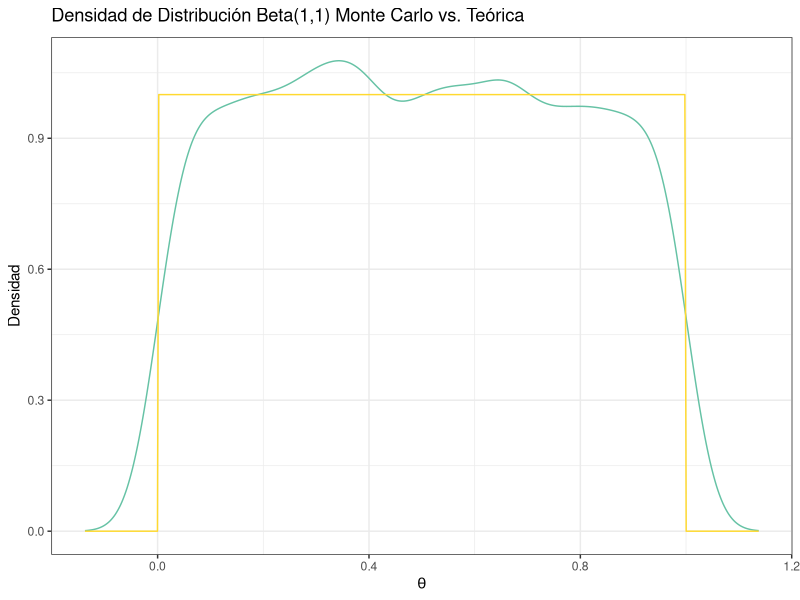
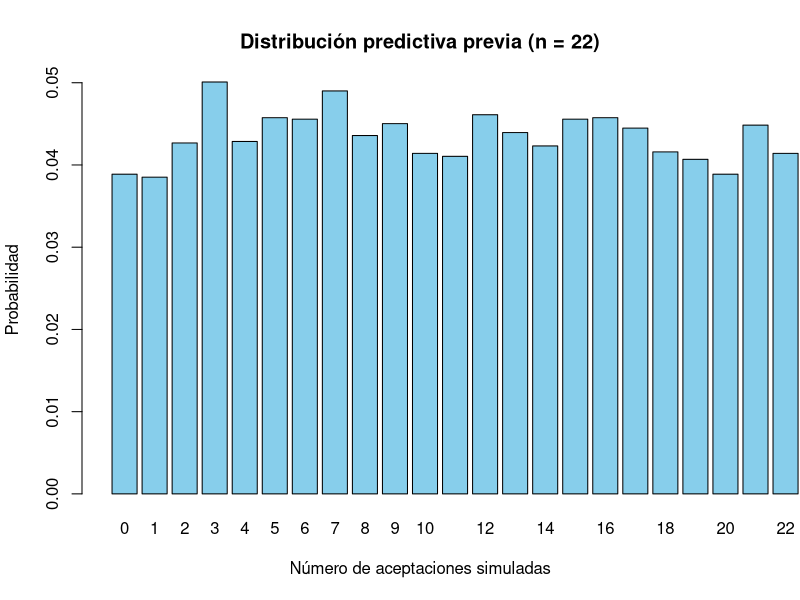
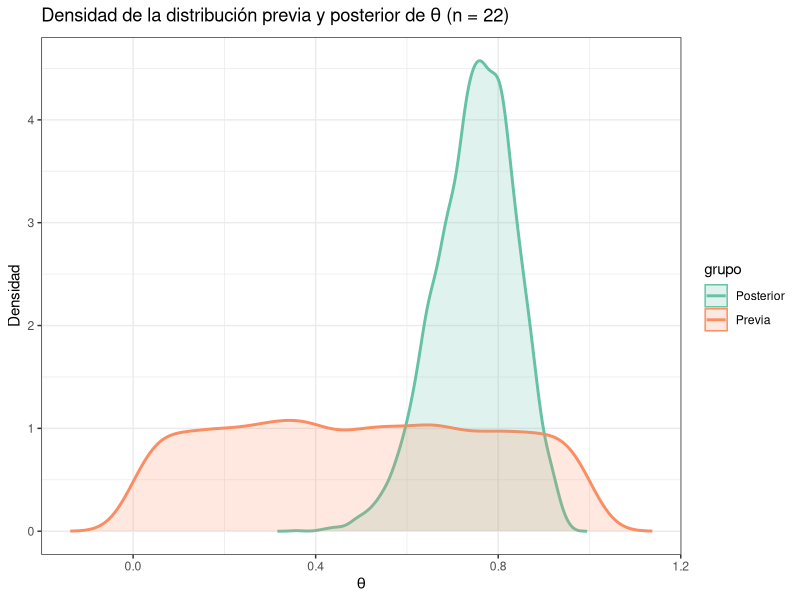
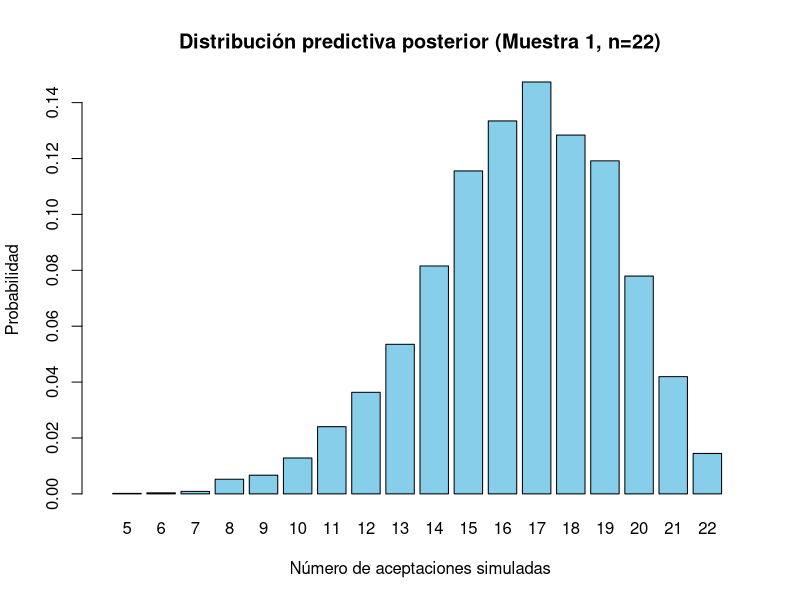
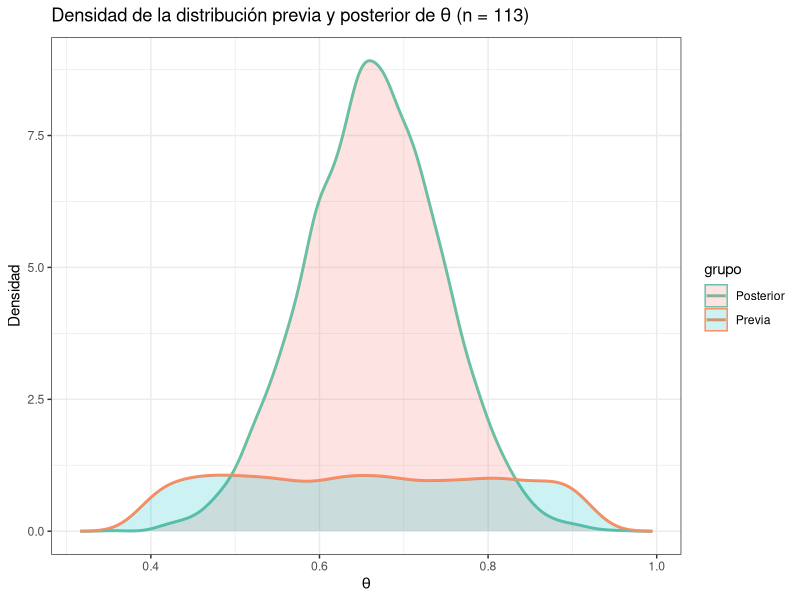
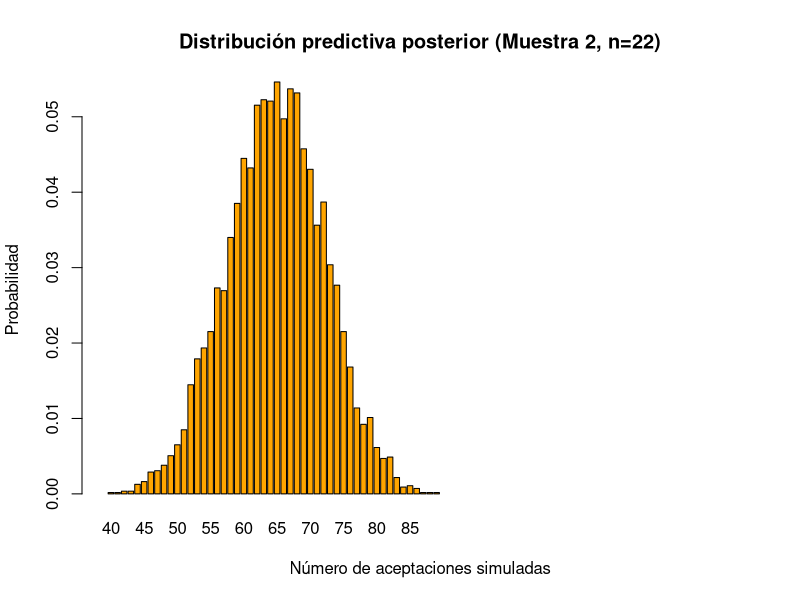
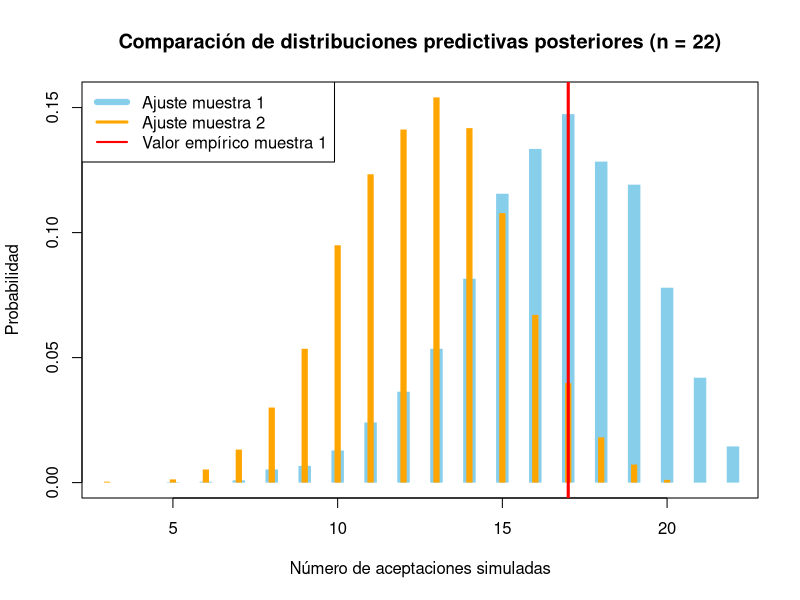
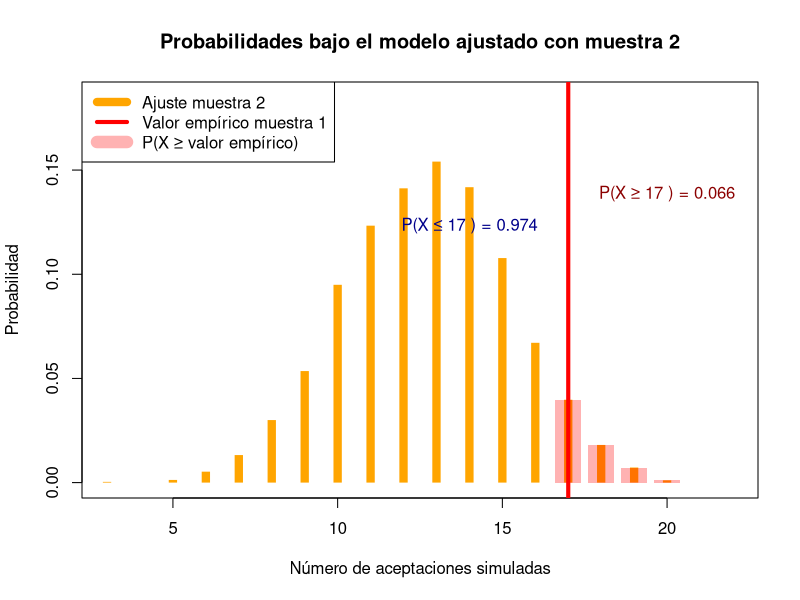

The R source for these figures, in order:
## ---- chunk 1
#| message: false

# Paquetes:
library(tidyverse)
library(RColorBrewer)
library(scales)


# Configuración de la salida gráfica:

PALETA <- brewer.pal(8, "Set2") # Colores por defecto
color_defecto <- PALETA[1]      # Color por defecto
options(ggplot2.discrete.colour = PALETA)

theme_set(theme_bw()) # Tema "neutro" para la representación gráfica

# Redondea los números reales "inline":
options(digits = 3L)                
options(knitr.digits.signif = FALSE)

# Inicializa la semilla aleatoria:
set.seed(20250327)
## ---- chunk 2
aceptacion_muestra_1 <- tibble(
  id_participante   = 1:22,
  resp_descarga_app = c(
    "Si", "Si", "No", "No", "Si", "Si", "Si", "Si", "No", "Si", "Si",
    "Si", "Si", "Si", "Si", "Si", "No", "Si", "No", "Si", "Si", "Si"
  )
)

aceptacion_muestra_2 <- tibble(
  id_participante   = 1:113,
  resp_descarga_app = c(
    "Si", "Si", "No", "No", "Si", "Si", "Si", "Si", "No", "Si", "Si",
    "Si", "Si", "Si", "Si", "Si", "No", "Si", "No", "Si", "Si", "Si", 
    "No", "Si", "Si", "Si", "Si", "No", "No", "Si", "No", "Si", "Si", 
    "Si", "Si", "Si", "No", "Si", "No", "No", "Si", "No", "Si", "Si", 
    "No", "No", "No", "Si", "No", "No", "Si", "Si", "No", "No", "Si", 
    "No", "Si", "No", "No", "No", "Si", "Si", "No", "Si", "Si", "No", 
    "Si", "Si", "No", "Si", "Si", "No", "Si", "No", "Si", "No", "Si", 
    "No", "No", "No", "Si", "Si", "No", "No", "Si", "Si", "No", "No", 
    "No", "Si", "Si", "No", "Si", "Si", "No", "Si", "Si", "Si", "Si", 
    "No", "Si", "No", "No", "No", "No", "No", "Si", "No", "No", "Si", 
    "Si", "Si", "Si"
  )
)
## ---- chunk 3
# Parámetros de la Beta previa no informativa
alpha <- 1
beta <- 1

# Cálculo del número de simulaciones necesarias
# MCSE
var_teorica <- (alpha * beta) / (((alpha + beta)^2) * (alpha + beta + 1))
z_99 <- qnorm(0.995)  # Valor crítico para 99% bilateral
error_deseado <- 0.01
n_sim <- ceiling((z_99^2 * var_teorica) / (error_deseado^2))

# Simulación por Monte Carlo
theta_samples <- rbeta(n_sim, alpha, beta)

# Media y varianza empíricas
media_empirica <- mean(theta_samples)
var_empirica <- var(theta_samples)

# Valores teóricos
media_teorica <- alpha / (alpha + beta)
var_teorica

# Resultados
cat("Número de muestras:", n_sim, "\n")
cat("Media empírica:", media_empirica, "\n")
cat("Media teórica:", media_teorica, "\n")
cat("Varianza empírica:", var_empirica, "\n")
cat("Varianza teórica:", var_teorica, "\n")

# Estimación kernel de la densidad de las muestras Beta
densidad_beta <- density(theta_samples)

# Convertimos a tibble para tidyverse
densidad_beta_tbl <- tibble(
  x = densidad_beta$x,
  densidad = densidad_beta$y
)

# Añadimos la densidad teórica Beta(1,1)
densidad_beta_tbl |>
  mutate(dens_teorica = dbeta(x, alpha, beta)) |>
  ggplot(aes(x, densidad)) +
  geom_line(color = color_defecto) +
  geom_line(aes(y = dens_teorica), color = PALETA[6]) +
  labs(
    title = expression(paste("Densidad de Distribución Beta(1,1) Monte Carlo vs. Teórica")),
    x = expression(theta),
    y = "Densidad"
  )
## ---- chunk 4
n_muestra_1 <- length(aceptacion_muestra_1$id_participante)  # Tamaño de la primera muestra

# Simula la distribución predictiva previa
resultados_binomiales <- rbinom(length(theta_samples), size = n_muestra_1, prob = theta_samples)

# Visualización de la distribución predictiva previa
tabla_pred <- table(resultados_binomiales)
barplot(tabla_pred / sum(tabla_pred),
        main = "Distribución predictiva previa (n = 22)",
        xlab = "Número de aceptaciones simuladas",
        ylab = "Probabilidad",
        col = "skyblue",
        xlim = c(0, n_muestra_1 + 3))  # Añado 3 al limite superior porque el gráfico salía incompleto...
## ---- chunk 5
# Cuenta de aceptaciones en la muestra real
n_aceptaciones_obs <- sum(aceptacion_muestra_1$resp_descarga_app == "Si")

# Centil empírico
centil <- floor(100 * mean(resultados_binomiales < # usa resultados_binomiales de simulación previa
                 n_aceptaciones_obs))

# Probabilidad de obtener igual o mayor
p_mayor_igual <- mean(resultados_binomiales >= n_aceptaciones_obs)

# Probabilidad de obtener igual o menor
p_menor_igual <- mean(resultados_binomiales <= n_aceptaciones_obs)

# Muestra los resultados
cat("Centil empírico:", centil, "\n")
cat("Probabilidad de obtener un valor igual o mayor:", p_mayor_igual, "\n")
cat("Probabilidad de obtener un valor igual o menor:", p_menor_igual, "\n")
## ---- chunk 6
# Número de simulaciones usado previamente
n_sim <- length(theta_samples)  # theta_samples es el vector de la previa

# Datos observados ya calculados anteriormente
# n_aceptaciones_obs = k, éxitos
# n_muestra_1 = n, tamaño muestra

# Parámetros de la posterior
alpha_post <- alpha + n_aceptaciones_obs  # alpha ya fue definido como 1
beta_post <- beta + n_muestra_1 - n_aceptaciones_obs  # beta ya fue definido como 1

# Simulación Monte Carlo de la posterior
theta_post_samples <- rbeta(n_sim, alpha_post, beta_post)

# Estimación de densidades:
# Densidad previa ya estimada en densidad_beta
# Estimación de densidad para posterior
dens_post <- density(theta_post_samples)

# Tibble:
# Tibble para previa ya creado en densidad_beta_tbl. Añadimos grupo
densidad_beta_tbl <- densidad_beta_tbl |> mutate(grupo = "Previa")
# Convertimos a tibble y unimos para tidyverse
densidades <- bind_rows(
  densidad_beta_tbl,
  tibble(x = dens_post$x, densidad = dens_post$y, grupo = "Posterior")
)

# Gráfico comparativo
ggplot(densidades, aes(x = x, y = densidad, color = grupo, fill = grupo)) +
  geom_line(linewidth = 1) +
  geom_area(alpha = 0.2, position = "identity") +
  labs(
    title = expression(paste("Densidad de la distribución previa y posterior de ", theta, " (n = 22)")),
    x = expression(theta),
    y = "Densidad"
  ) +
  scale_fill_brewer(palette = "Set2")
## ---- chunk 7
# Simula la distribución predictiva posterior
resultados_binomiales_post <- rbinom(length(theta_post_samples), size = n_muestra_1,  # Ya tenemos theta_post_samples y n_muestra_1 definidos previamente
              prob = theta_post_samples)

# Visualización
tabla_post <- table(resultados_binomiales_post)
barplot(tabla_post / sum(tabla_post),
        main = "Distribución predictiva posterior (Muestra 1, n=22)",
        xlab = "Número de aceptaciones simuladas",
        ylab = "Probabilidad",
        col = "skyblue",
        xlim = c(0, n_muestra_1))  # Fijamos límite inferior en 0 ya que es un valor significativo en este contexto
## ---- chunk 8
# Datos observados en la muestra 2
n_aceptaciones_obs2 <- sum(aceptacion_muestra_2$resp_descarga_app == "Si")  # éxitos
n_muestra_2 <- nrow(aceptacion_muestra_2)  # tamaño muestra

# Simulación previa (opcional, si quieres comparar)
theta_prev_samples2 <- rbeta(n_sim, alpha, beta)  # parámetros ya definidos previamente

# Parámetros de la posterior
alpha_post2 <- alpha + n_aceptaciones_obs2
beta_post2 <- beta + n_muestra_2 - n_aceptaciones_obs2

# Simulación Monte Carlo de la posterior
theta_post_samples2 <- rbeta(n_sim, alpha_post2, beta_post2)

# Estimación de densidades previa y posterior
dens_prev_2 <- density(theta_prev_samples2)
dens_post_2 <- density(theta_post_samples2)

# Convertimos a tibble y unimos para tidyverse
densidades2 <- bind_rows(
  tibble(x = dens_post$x, densidad = dens_prev_2$y, grupo = "Previa"),
  tibble(x = dens_post$x, densidad = dens_post_2$y, grupo = "Posterior")
)

# Gráfico comparativo
ggplot(densidades2, aes(x = x, y = densidad, color = grupo, fill = grupo)) +
  geom_line(linewidth = 1) +
  geom_area(alpha = 0.2, position = "identity") +
  labs(
    title = expression(paste("Densidad de la distribución previa y posterior de ", theta, " (n = 113)")),
    x = expression(theta),
    y = "Densidad"
  )

# Simulación predictiva posterior
resultados_binomiales_post2 <- rbinom(n_sim, size = n_muestra_2, prob = theta_post_samples2)

# Visualización predictiva posterior
tabla_post2 <- table(resultados_binomiales_post2)
barplot(tabla_post2 / sum(tabla_post2),
        main = "Distribución predictiva posterior (Muestra 2, n=22)",
        xlab = "Número de aceptaciones simuladas",
        ylab = "Probabilidad",
        col = "orange",
        xlim = c(0, n_muestra_2))  # Fijamos límite inferior en 0 ya que es un valor significativo en este contexto
## ---- chunk 9
# Simular la predictiva posterior para n = 22 usando la posterior de muestra 2
resultados_binomiales_post2_n22 <- rbinom(length(theta_post_samples2), size = n_muestra_1, prob = theta_post_samples2) # n_muestra_1 ya calculado

# Predictiva posterior muestra 1 = resultados_binomiales_post

# Preparar las frecuencias relativas para ambas distribuciones
tabla_post1 <- table(resultados_binomiales_post) / length(resultados_binomiales_post)
tabla_post2_n22 <- table(resultados_binomiales_post2_n22) / length(resultados_binomiales_post2_n22)

# Define el rango común de valores
valores <- min(as.numeric(names(tabla_post1)), as.numeric(names(tabla_post2_n22))):
           max(as.numeric(names(tabla_post1)), as.numeric(names(tabla_post2_n22)))
freq_post1 <- rep(0, length(valores))
freq_post2 <- rep(0, length(valores))
names(freq_post1) <- names(freq_post2) <- as.character(valores)
freq_post1[names(tabla_post1)] <- tabla_post1
freq_post2[names(tabla_post2_n22)] <- tabla_post2_n22

# Representación conjunta
plot(valores, freq_post1, type = "h", lwd = 12, lend = 1, col = "skyblue",
     xlab = "Número de aceptaciones simuladas",
     ylab = "Probabilidad",
     main = "Comparación de distribuciones predictivas posteriores (n = 22)",
     ylim = c(0, max(freq_post1, freq_post2)))
lines(valores, freq_post2, type = "h", lwd = 6, lend = 1, col = "orange")
abline(v = n_aceptaciones_obs, col = "red", lwd = 3)  # Para añadir la línea vertical indicando el valor observado en la muestra 1, ya guardado en n_aceptaciones_obs
legend("topleft",
       legend = c("Ajuste muestra 1", "Ajuste muestra 2", "Valor empírico muestra 1"),
       col = c("skyblue", "orange", "red"), lwd = c(6, 3, 2))
## ---- chunk 10
# Calcular probabilidades:
p_mayor <- mean(resultados_binomiales_post2_n22 > n_aceptaciones_obs)  # Estrictamente mayor
p_menor <- mean(resultados_binomiales_post2_n22 < n_aceptaciones_obs)  # Estrictamente menor
p_igual <- mean(resultados_binomiales_post2_n22 == n_aceptaciones_obs) # Exactamente igual

# Probabilidad de obtener un valor mayor o igual
prob_mayor_igual <- p_mayor + p_igual 
cat("Probabilidad de obtener un valor mayor o igual:", prob_mayor_igual, "\n")

# Probabilidad de obtener un valor menor o igual
prob_menor_igual <- p_menor + p_igual
cat("Probabilidad de obtener un valor menor o igual:", prob_menor_igual, "\n")

# Representación gráfica
plot(valores, freq_post2, type = "h", lwd = 8, lend = 1, col = "orange",
     xlab = "Número de aceptaciones simuladas",
     ylab = "Probabilidad",
     main = "Probabilidades bajo el modelo ajustado con muestra 2",
     ylim = c(0, max(freq_post2) * 1.2))
abline(v = n_aceptaciones_obs, col = "red", lwd = 4)  # Añadimos el valor empírico
# Sombreamos el área para valores mayores o iguales
for (i in which(as.numeric(names(freq_post2)) >= n_aceptaciones_obs)) {
  rect(as.numeric(names(freq_post2))[i] - 0.4, 0, 
       as.numeric(names(freq_post2))[i] + 0.4, freq_post2[i],
       col = rgb(1, 0, 0, 0.3), border = NA)
}
# Añadimos texto con las probabilidades
text(n_aceptaciones_obs + 3, max(freq_post2) * 0.9, 
     paste("P(X ≥", n_aceptaciones_obs, ") =", round(prob_mayor_igual, 3)),
     col = "darkred")
text(n_aceptaciones_obs - 3, max(freq_post2) * 0.8, 
     paste("P(X ≤", n_aceptaciones_obs, ") =", round(prob_menor_igual, 3)),
     col = "darkblue")
# Leyenda
legend("topleft", 
       legend = c("Ajuste muestra 2", "Valor empírico muestra 1", "P(X ≥ valor empírico)"),
       col = c("orange", "red", rgb(1, 0, 0, 0.3)), 
       lwd = c(8, 4, 12))
## ---- chunk 11
# Ya tenemos theta_post_samples (posterior ajustada con muestra 1)
# También n_muestra_2 (número de observaciones de la muestra 2)

# Simular la predictiva posterior para n = 113
resultados_binomiales_post1_n113 <- rbinom(length(theta_post_samples), size = n_muestra_2, prob = theta_post_samples)

# Valor empírico de la muestra 2 = n_aceptaciones_obs2
# Calcular probabilidades:
p_mayor2 <- mean(resultados_binomiales_post1_n113 > n_aceptaciones_obs2)  # Estrictamente mayor
p_menor2 <- mean(resultados_binomiales_post1_n113 < n_aceptaciones_obs2)  # Estrictamente menor
p_igual2 <- mean(resultados_binomiales_post1_n113 == n_aceptaciones_obs2) # Exactamente igual

# Probabilidad de obtener un valor mayor o igual
prob_mayor_igual2 <- p_mayor2 + p_igual2 

# Probabilidad de obtener un valor menor o igual
prob_menor_igual2 <- p_menor2 + p_igual2

# Calcular el valor-p predictivo posterior
valor_p_pred_1_muestra2 <- min(1, 2 * min(prob_mayor_igual2, prob_menor_igual2))
cat("Valor-p predictivo posterior (muestra 2 bajo modelo muestra 1):", valor_p_pred_1_muestra2, "\n")
## ---- chunk 12
fertilidad_gss_1990 <- tibble(
  titulo_uni = c("sin" |> rep(7),                 "con" |> rep(5)),
  n_hijos    = c(0:6,                             0:4),
  frecuencia = c(20L, 19L, 38L, 20L, 10L, 2L, 2L, 11L, 11L, 13L, 7L, 2L)
) |>
  # Rellena los niveles para hacer ambas muestras más "comparables":
  complete(titulo_uni, n_hijos, fill = list(frecuencia = 0))

fert_estadisticos <- fertilidad_gss_1990 |>
  group_by(titulo_uni) |>
  summarize(y = sum(n_hijos * frecuencia), n = sum(frecuencia))

fert_estadisticos # y = nº hijos en cada grupo, n = nº mujeres en cada grupo

fertilidad_gss_1990 |>
  ggplot(aes(n_hijos, frecuencia, fill = titulo_uni)) +
  geom_col(position = "dodge") +
  labs(fill = "Título universitario", x  = "Nº hijos", y = "Frecuencia") +
  scale_fill_brewer(palette = "Set2")
## ---- chunk 13
A_PRE <- 2L
B_PRE <- 1L

params_fertilidad <- fert_estadisticos |> mutate(
  a_post = A_PRE + y,
  b_post = B_PRE + n
)

params_fertiliad_sin <- params_fertilidad |>
  filter(titulo_uni == "sin") 
a_post_sin <- params_fertiliad_sin |> pull(a_post)
b_post_sin <- params_fertiliad_sin |> pull(b_post)

params_fertiliad_con <- params_fertilidad |>
  filter(titulo_uni == "con") 
a_post_con <- params_fertiliad_con |> pull(a_post)
b_post_con <- params_fertiliad_con |> pull(b_post)
## ---- chunk 14
# Simular 10^6 muestras de cada distribución posterior usando a_post_sin, b_post_sin, a_post_con, b_post_con
n_sim <- 1e6
lambda_sin <- rgamma(n_sim, shape = a_post_sin, rate = b_post_sin)
lambda_con <- rgamma(n_sim, shape = a_post_con, rate = b_post_con)

# Preparar los datos para ggplot
df_lambda <- bind_rows(
  tibble(lambda = lambda_sin, grupo = "Sin título universitario"),
  tibble(lambda = lambda_con, grupo = "Con título universitario")
)

# Representar las densidades
ggplot(df_lambda, aes(x = lambda, fill = grupo, color = grupo)) +
  geom_density(alpha = 0.4) +
  labs(
    title = "Distribuciones posteriores de la tasa de fertilidad (\u03BB)",
    x = "Tasa de fertilidad (\u03BB)",
    y = "Densidad",
    fill = "Grupo",
    color = "Grupo"
  ) +
  scale_fill_brewer(palette = "Set2")
## ---- chunk 15
# Simular datos de la distribución de Poisson para cada muestra de λ con lambda_sin y lambda_con (muestras posteriores de λ para cada grupo)
# Esto genera una muestra de la distribución predictiva posterior para cada grupo
y_pred_sin <- rpois(length(lambda_sin), lambda_sin)
y_pred_con <- rpois(length(lambda_con), lambda_con)

# Preparar los datos para la grafica
df_pred <- bind_rows(
  tibble(n_hijos = y_pred_sin, grupo = "Sin título universitario"),
  tibble(n_hijos = y_pred_con, grupo = "Con título universitario")
)

# Representar las distribuciones predictivas posteriores
ggplot(df_pred, aes(x = n_hijos, fill = grupo, color = grupo)) +
  geom_bar(aes(y = after_stat(prop)), position = "dodge", stat = "count", alpha = 0.5) +
  labs(
    title = "Distribuciones predictivas posteriores del número de hijos",
    x = "Número de hijos",
    y = "Proporción",
    fill = "Grupo",
    color = "Grupo"
  ) +
  scale_fill_brewer(palette = "Set2")
## ---- chunk 16
# Contamos cuántas simulaciones tienen 4 o más hijos en cada grupo
n_4mas_con <- sum(y_pred_con >= 4)
n_4mas_sin <- sum(y_pred_sin >= 4)
n_4mas_total <- n_4mas_con + n_4mas_sin

# Calculamos las probabilidades condicionales
p_titulo_dado_4mas <- n_4mas_con / n_4mas_total
p_no_titulo_dado_4mas <- n_4mas_sin / n_4mas_total

# Calculamos las odds
odds_no_titulo <- p_no_titulo_dado_4mas / p_titulo_dado_4mas

# Mostramos resultados
cat("P(titulada | ≥4 hijos):", p_titulo_dado_4mas, "\n")
cat("P(no titulada | ≥4 hijos):", p_no_titulo_dado_4mas, "\n")
cat("Odds de no ser titulada universitaria:", odds_no_titulo, "\n")
## ---- chunk 17
# Probabilidad de obtener un valor mayor o igual
prob_con_mas_hijos <- mean(y_pred_con > y_pred_sin)

cat("Probabilidad de que la mujer con titulación universitaria tenga más hijos que la sin titulación:", prob_con_mas_hijos, "\n")
## ---- chunk 18
# Extraemos estadísticos a utilizar ahora y más adelante
n_con <- fert_estadisticos |> filter(titulo_uni == "con") |> pull(n)  # mujeres con título universitario sin hijos
n_total <- sum(fert_estadisticos$n)  # mujeres sin hijos

# Usamos un modelo Beta-Binomial para esta proporción con previa no informativa Beta(1,1)
# Parámetros de la posterior para la proporción de mujeres con título
alpha_post_prop <- alpha + n_con
beta_post_prop <- beta + (n_total - n_con)

# Simulamos de la posterior de la proporción de mujeres con título
n_sim <- 1e6
prop_titulo_sim <- rbeta(n_sim, alpha_post_prop, beta_post_prop) # vector de probabilidades simuladas de tener un título
## ---- chunk 19
# Para cada simulación, determinamos si tiene título y generamos número de hijos
resultados_sim <- tibble(
  tiene_titulo = rbinom(n_sim, 1, prop_titulo_sim),
  tasa_fertilidad = ifelse(tiene_titulo == 1, lambda_con, lambda_sin) # asigna valor lambda_con[i] si tiene_titulo == 1 y lambda_sin[i] si tiene_titulo == 0
)

# Generamos el número de hijos (usualmente Poisson para conteos)
resultados_sim <- resultados_sim %>%
  mutate(n_hijos = rpois(n_sim, tasa_fertilidad)) # Para cada simulación i, generamos un número aleatorio de hijos según la tasa_fertilidad asignada

# Creo que puedo hacer esto de otra forma utilizando las variables que ya tenía con muestras simuladas del número de hijos y_pred_sin e y_pred_con, pero no estoy seguro de cómo...
## ---- chunk 20
# Probabilidad conjunta: tener 0 hijos y título universitario
prob_n_con <- mean(resultados_sim$n_hijos == 0 & resultados_sim$tiene_titulo == 1)

# Probabilidad conjunta: tener 0 hijos y no tener título
prob_n_sin <- mean(resultados_sim$n_hijos == 0 & resultados_sim$tiene_titulo == 0)

# Presentamos resultados
tibble(
  grupo = c("Con título", "Sin título"),
  prob_0_hijos = c(prob_n_con, prob_n_sin)
)
## ---- chunk 21
# Calcular la proporción empírica en la muestra original
prop_empirica <- fertilidad_gss_1990 %>%
  group_by(n_hijos) %>%
  summarize(
    n_con = sum(frecuencia[titulo_uni == "con"]),
    n_total = sum(frecuencia),
    prop_con = ifelse(n_total > 0, n_con / n_total, NA)
  )

# Calcular la proporción predictiva posterior usando las simulaciones
df_pred <- bind_rows(
  tibble(n_hijos = y_pred_con, grupo = "con"),
  tibble(n_hijos = y_pred_sin, grupo = "sin")
)

prop_predictiva <- df_pred %>%
  group_by(n_hijos) %>%
  summarize(
    n_con = sum(grupo == "con"),
    n_total = n(),
    prop_con = ifelse(n_total > 0, n_con / n_total, NA)
  )

# Junta los datos para ggplot
prop_empirica <- prop_empirica %>% mutate(tipo = "Empírica")
prop_predictiva <- prop_predictiva %>% mutate(tipo = "Predictiva")

datos_plot <- bind_rows(prop_empirica, prop_predictiva)

# Representación gráfica
ggplot(datos_plot, aes(x = factor(n_hijos), y = prop_con, fill = tipo)) +
  geom_bar(stat = "identity", position = position_dodge(width = 0.9), width = 0.8) +
  labs(
    title = "Proporción de mujeres tituladas universitarias según número de hijos",
    x = "Número de hijos",
    y = "Proporción con título universitario",
    fill = "Tipo de proporción"
  ) +
  scale_fill_brewer(palette = "Set2")
## ---- chunk 22
# Se extrae aquí un valor para utilizar más adelante
n_con <- fert_estadisticos |> filter(titulo_uni == "con") |> pull(n)
## ---- chunk 23
# Máximo número de hijos en la distribución empírica
max_hijos_emp <- fertilidad_gss_1990 %>%
  filter(titulo_uni == "con", frecuencia > 0) %>%
  pull(n_hijos) %>%
  max()

max_hijos_emp_sin <- fertilidad_gss_1990 %>%
  filter(titulo_uni == "sin", frecuencia > 0) %>%
  pull(n_hijos) %>%
  max()

# Máximo número de hijos en la distribución predictiva posterior
max_pred_con <- max(y_pred_con)
max_pred_sin <- max(y_pred_sin)

# Mostrar resultados
cat("Distribución empírica:\n")
cat("- Máximo número de hijos (con título):", max_hijos_emp, "\n")
cat("- Máximo número de hijos (sin título):", max_hijos_emp_sin, "\n\n")

cat("Distribución predictiva posterior:\n")
cat("- Máximo número de hijos (con título):", max_pred_con, "\n")
cat("- Máximo número de hijos (sin título):", max_pred_sin, "\n")
## ---- chunk 24
max_poisson <- function(lambda, n) {
 # Simula n valores de una Poisson(λ)
  sims <- rpois(n, lambda)
  # Devuelve el máximo de la simulación
  max(sims)
}
## ---- chunk 25
# Parámetros ya definidos
# lambda_con    : vector de simulaciones de la posterior Gamma para grupo de mujeres con titulación universitaria
# n_con         : tamaño de la muestra universitaria
# max_hijos_emp : máximo hijos observado en la muestra con titulación universitaria

# Simular el máximo para cada valor de lambda
max_sim <- map_int(lambda_con, ~ max_poisson(.x, n_con))

# Calcular el valor-p predictivo posterior
p_valor_predictivo <- mean(max_sim <= max_hijos_emp)

cat("Valor-p predictivo posterior  P(max ≤", max_hijos_emp, ") =",
    round(p_valor_predictivo, 3), "\n")
## ---- chunk 26
# 1. Estadístico empírico
mean_emp_con <- fert_estadisticos %>%
  filter(titulo_uni == "con") %>%
  summarize(mean_emp = y / n) %>%
  pull(mean_emp)

# 2. Simular réplicas y calcular media
mean_sim <- map_dbl(lambda_con, ~ mean(rpois(n_con, .x)))

# 3. Valor-p predictivo posterior (unilateral ≥)
p_val <- mean(mean_sim >= mean_emp_con)

cat("Valor-p predictivo posterior (media con título):", round(p_val, 3), "\n")
